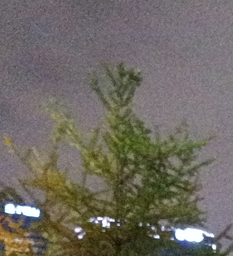
//> input picture denoise/spatialfiltering/input/roi/roi_1.png, 233 x 256 px, shrunk from 563 x 619 before the run
$ ./1 input/roi/roi_1.png   (built with g++ and OpenCV 4)
//> lines starting //> are read from the running program, lines starting //| are printed output that depends on the picture
### denoise/spatialfiltering/nlm_blur.hpp
#include <opencv2/opencv.hpp>
#include <opencv2/core/core.hpp>
#include <opencv2/opencv.hpp>
#include <opencv2/core/core.hpp>
#include <opencv2/highgui/highgui.hpp>
#include <math.h>
#include <string.h>
#include <stdio.h>
#include <errno.h>
#include <dirent.h>
#include <unistd.h>

using namespace cv;
using namespace std;

class MyNlmBlurTest{
    public:
        MyNlmBlurTest();
        ~MyNlmBlurTest();

		Mat Run(Mat src, float h, int halfKernelSize, int halfSearchSize);

    private:
        void CalLookupTable1(void);
        void CalLookupTable2(void);
        float MseBlock(Mat m1, Mat m2);
        Mat Nlm(Mat src, float h, int halfKernelSize, int halfSearchSize);

    private:
        float table1[256];
        uchar table2[256][256];
};

### denoise/spatialfiltering/bilateral_blur.hpp
#include <opencv2/opencv.hpp>
#include <opencv2/core/core.hpp>
#include <opencv2/opencv.hpp>
#include <opencv2/core/core.hpp>
#include <opencv2/highgui/highgui.hpp>
#include <math.h>
#include <string.h>
#include <stdio.h>
#include <errno.h>
#include <dirent.h>
#include <unistd.h>

using namespace cv;
using namespace std;

class MyBilateralBlurTest{
    public:
        MyBilateralBlurTest();
        ~MyBilateralBlurTest();

		Mat Run(Mat src, int r, float gauss_sigma, float value_sigma);

    private:
        Mat CalGaussianTemplate(int ksize, float sigma);
        vector<float> CalValueTemplate(float sigma);
        Mat BilateralBlur(Mat src, Mat gaussian_kore, vector<float> val_weight_arr, int r);
};

### denoise/spatialfiltering/median_blur.hpp
#include <opencv2/opencv.hpp>
#include <opencv2/core/core.hpp>
#include <opencv2/opencv.hpp>
#include <opencv2/core/core.hpp>
#include <opencv2/highgui/highgui.hpp>
#include <math.h>
#include <string.h>
#include <stdio.h>
#include <errno.h>
#include <dirent.h>
#include <unistd.h>

using namespace cv;
using namespace std;

class MyMedianBlurTest{
    public:
        MyMedianBlurTest();
        ~MyMedianBlurTest();

		Mat Run(Mat src, int r);
};

### denoise/spatialfiltering/gaussian_blur.hpp
#include <opencv2/opencv.hpp>
#include <opencv2/core/core.hpp>
#include <opencv2/opencv.hpp>
#include <opencv2/core/core.hpp>
#include <opencv2/highgui/highgui.hpp>
#include <math.h>
#include <string.h>
#include <stdio.h>
#include <errno.h>
#include <dirent.h>
#include <unistd.h>

using namespace cv;
using namespace std;

class MyGaussianBlurTest{
    public:
        MyGaussianBlurTest();
        ~MyGaussianBlurTest();

		Mat Run(Mat src, int r, float sigma);

    private:
        Mat CalGaussianTemplate(int ksize, float sigma);
};

### denoise/spatialfiltering/avg_blur.hpp
#include <opencv2/opencv.hpp>
#include <opencv2/core/core.hpp>
#include <opencv2/opencv.hpp>
#include <opencv2/core/core.hpp>
#include <opencv2/highgui/highgui.hpp>
#include <math.h>
#include <string.h>
#include <stdio.h>
#include <errno.h>
#include <dirent.h>
#include <unistd.h>

using namespace cv;
using namespace std;

class MyAvgBlurTest{
    public:
        MyAvgBlurTest();
        ~MyAvgBlurTest();

		Mat Run(Mat src, int r);
};

### denoise/spatialfiltering/nlm_blur.cpp
#include "nlm_blur.hpp"

MyNlmBlurTest::MyNlmBlurTest() {
}

MyNlmBlurTest::~MyNlmBlurTest() {
}

void MyNlmBlurTest::CalLookupTable1(void) {
    for (int i = 0; i < 256; i++) {
        table1[i] = (float)(i*i);
    }
}

void MyNlmBlurTest::CalLookupTable2(void) {
    for (int i = 0; i < 256; i++) {
        for (int j = i; j < 256; j++) {
            table2[i][j] = abs(i - j);
            table2[j][i] = table2[i][j];
        }
    }
}

float MyNlmBlurTest::MseBlock(Mat m1, Mat m2) {
    float sum = 0.0;
    for (int j = 0; j < m1.rows; j++) {
        uchar *data1 = m1.ptr<uchar>(j);
        uchar *data2 = m2.ptr<uchar>(j);
        for (int i = 0; i < m1.cols; i++) {
            sum += table1[table2[data1[i]][data2[i]]];
        }
    }
    sum = sum / (m1.rows*m2.cols);
    return sum;
}

Mat MyNlmBlurTest::Nlm(Mat src, float h, int halfKernelSize, int halfSearchSize) {
    Mat dst = Mat::zeros(src.size(), CV_8UC1);
    int boardSize = halfKernelSize + halfSearchSize;
    Mat boardSrc;
    copyMakeBorder(src, boardSrc, boardSize, boardSize, boardSize, boardSize, BORDER_REFLECT);   //边界扩展

    float h2 = h*h;

    int rows = src.rows;
    int cols = src.cols;

    CalLookupTable1();
    CalLookupTable2();

    for (int j = boardSize; j < boardSize + rows; j++) {
        uchar *dst_p = dst.ptr<uchar>(j - boardSize);
        for (int i = boardSize; i < boardSize + cols; i++) {
            Mat patchA = boardSrc(Range(j - halfKernelSize, j + halfKernelSize), Range(i - halfKernelSize, i + halfKernelSize));
            double w = 0;
            double p = 0;
            double sumw = 0;

            for (int sr = -halfSearchSize; sr <= halfSearchSize; sr++) {
                uchar *boardSrc_p = boardSrc.ptr<uchar>(j + sr);
                for (int sc = -halfSearchSize; sc <= halfSearchSize; sc++) {
                    Mat patchB = boardSrc(Range(j + sr - halfKernelSize, j + sr + halfKernelSize), Range(i + sc - halfKernelSize, i + sc + halfKernelSize));
                    float d2 = MseBlock(patchA, patchB);

                    w = exp(-d2 / h2);
                    p += boardSrc_p[i + sc] * w;
                    sumw += w;
                }
            }

            dst_p[i - boardSize] = saturate_cast<uchar>(p / sumw);
        }
    }
    return dst;
}

Mat MyNlmBlurTest::Run(Mat src, float h, int halfKernelSize, int halfSearchSize) {
    Mat nlm_blur = Nlm(src, h, halfKernelSize, halfSearchSize);

	return nlm_blur;
}

### denoise/spatialfiltering/bilateral_blur.cpp
#include "bilateral_blur.hpp"

MyBilateralBlurTest::MyBilateralBlurTest() {
}

MyBilateralBlurTest::~MyBilateralBlurTest() {
}

Mat MyBilateralBlurTest::CalGaussianTemplate(int r, float sigma) {
    float pi = 3.1415926;
    int center = r;
    int ksize = r*2+1;
    float x2, y2;

    Mat Kore = Mat::zeros(Size(ksize, ksize), CV_32FC1);
    for (int i = 0; i < ksize; i++) {
        x2 = pow(i - center, 2);
        for (int j = 0; j < ksize; j++) {
            y2 = pow(j - center, 2);
            double g = exp(-(x2 + y2) / (2 * sigma * sigma));
            g /= 2 * pi * sigma;
            Kore.at<float>(i, j) = g;
        }
    }

    return Kore;
}

vector<float> MyBilateralBlurTest::CalValueTemplate(float sigma) {
    vector<float> val_weight_arr;

    for(int i=0; i<256; i++) {
        float cur_weight = exp(-(i*i) / (2 * sigma * sigma));
        val_weight_arr.push_back(cur_weight);
    }

    return val_weight_arr;
}

Mat MyBilateralBlurTest::BilateralBlur(Mat src, Mat gaussian_kore, vector<float> val_weight_arr, int r) {
    Mat out = Mat::zeros(src.size(), src.type());

    for (int i=r; i<src.rows-r; i++) {
        for (int j=r; j<src.cols-r; j++) {
            float cur_weight = 0.0;
            float value = 0.0;
            for (int m=-r; m<=r; m++){
				for (int n=-r; n<=r; n++){
                    float weight = gaussian_kore.at<float>(m+r, n+r)
                            * val_weight_arr[abs(src.at<uchar>(i,j) - src.at<uchar>(i+m,j+n))];
                    value += src.at<uchar>(i+m,j+n) * weight;
                    cur_weight += weight;
                }
            }
            value = value / cur_weight;
            out.at<uchar>(i, j) = value;
        }
    }
    return out;
}

Mat MyBilateralBlurTest::Run(Mat src, int r, float gauss_sigma, float value_sigma) {
    Mat gaussian_kore = CalGaussianTemplate(r, gauss_sigma);
    vector<float> val_weight_arr = CalValueTemplate(value_sigma);

    Mat bilateral_blur = BilateralBlur(src, gaussian_kore, val_weight_arr, r);

	return bilateral_blur;
}

### denoise/spatialfiltering/median_blur.cpp
#include "median_blur.hpp"

MyMedianBlurTest::MyMedianBlurTest() {
}

MyMedianBlurTest::~MyMedianBlurTest() {
}

Mat MyMedianBlurTest::Run(Mat src, int r) {
    Mat out = Mat::zeros(src.size(), src.type());
    int ksize = 2*r+1;

    for (int i=r; i<src.rows-r; i++) {
        for (int j=r; j<src.cols-r; j++) {

            vector<uchar> window;
            for (int ii=i-r; ii<=i+r; ii++) {
                for (int jj=j-r; jj<=j+r; jj++) {
                    window.push_back(src.at<uchar>(ii, jj));
                }
            }

            for (int m = 0; m <= ksize*ksize/2; m++) {
                int min = m;
                for (int n=m+1; n<ksize*ksize; n++) {
                    if (window[n] < window[min]) {
                        min = n;
                    }
                }
                int temp = window[m];
                window[m] = window[min];
                window[min] = temp;
            }
            out.at<uchar>(i, j) = window[window.size()/2];
        }
    }

	return out;
}

### denoise/spatialfiltering/gaussian_blur.cpp
#include "gaussian_blur.hpp"

MyGaussianBlurTest::MyGaussianBlurTest() {
}

MyGaussianBlurTest::~MyGaussianBlurTest() {
}

Mat MyGaussianBlurTest::CalGaussianTemplate(int r, float sigma) {
    float pi = 3.1415926;
    int center = r;
    int ksize = r*2 + 1;
    float x2, y2;

    float k = 0;
    Mat Kore = Mat::zeros(Size(ksize, ksize), CV_32FC1);
    for (int i = 0; i < ksize; i++) {
        x2 = pow(i - center, 2);
        for (int j = 0; j < ksize; j++) {
            y2 = pow(j - center, 2);
            double g = exp(-(x2 + y2) / (2 * sigma * sigma));
            g /= 2 * pi * sigma;
            Kore.at<float>(i, j) = g;
            k += g;
        }
    }

    for (int i = 0; i < ksize; i++) {
        for (int j = 0; j < ksize; j++) {
            Kore.at<float>(i, j) /= k;
        }
    }
    return Kore;
}

Mat MyGaussianBlurTest::Run(Mat src, int r, float sigma) {
    Mat Kore = CalGaussianTemplate(r, sigma);
    Mat gaussian_blur;
    Point point(-1, -1);

    filter2D(src, gaussian_blur, -1, Kore, point, 0, BORDER_CONSTANT);

	return gaussian_blur;
}

### denoise/spatialfiltering/avg_blur.cpp
#include "avg_blur.hpp"

MyAvgBlurTest::MyAvgBlurTest() {
}

MyAvgBlurTest::~MyAvgBlurTest() {
}

Mat MyAvgBlurTest::Run(Mat src, int r) {
    Point point(-1, -1);
    int ksize = r*2+1;
    float blur_weight = 1.0/(ksize*ksize);
    Mat Kore = Mat::zeros(ksize, ksize, CV_32FC1);
    Kore.setTo(blur_weight);

    Mat avg_blur;
    filter2D(src, avg_blur, -1, Kore, point, 0, BORDER_CONSTANT);

	return avg_blur;
}

### denoise/spatialfiltering/1.cpp
#include <opencv2/opencv.hpp>
#include <opencv2/core/core.hpp>
#include <opencv2/highgui/highgui.hpp>
#include <math.h>
#include <stdio.h>
#include <stdlib.h>
#include <cstdio>
#include <cstdlib>
#include <opencv2/imgproc/imgproc.hpp>
#include <opencv2/ximgproc.hpp>
#include <stdio.h>
#include "avg_blur.hpp"
#include "gaussian_blur.hpp"
#include "median_blur.hpp"
#include "bilateral_blur.hpp"
#include "nlm_blur.hpp"

int main(int argc, char* argv[]) {
    Mat src = imread(argv[1], 0);
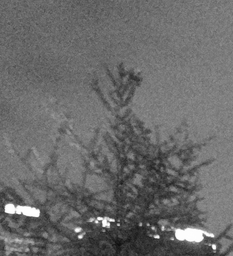
//> src: 256 rows x 233 cols, CV_8UC1; min 14, max 255, mean 106.6
    imshow("src", src);

    int r = 3;
	MyAvgBlurTest *my_avg_blur_test = new MyAvgBlurTest();
    Mat avg_blur = my_avg_blur_test->Run(src, r);
//> in Run, `filter2D(src, avg_blur, -1, Kore, point, 0, BORDER_CONSTANT);`:
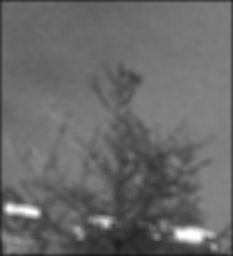
//> avg_blur: 256 rows x 233 cols, CV_8UC1; min 26, max 253, mean 105.2
    imshow("avg_blur", avg_blur);

    r = 3;
    float gauss_sigma = 3.8;
	MyGaussianBlurTest *my_gaussian_blur_test = new MyGaussianBlurTest();
    Mat gaussian_blur = my_gaussian_blur_test->Run(src, r, gauss_sigma);
    imshow("gaussian_blur", gaussian_blur);

    r = 3;
	MyMedianBlurTest *my_median_blur_test = new MyMedianBlurTest();
    Mat median_blur = my_median_blur_test->Run(src, r);
//> after the loop in Run, `for (int i=r; i<src.rows-r; i++)`:
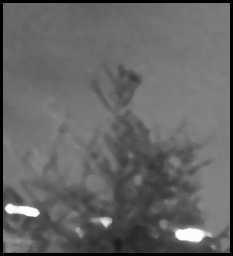
//> out: 256 rows x 233 cols, CV_8UC1; min 0, max 253, mean 101.2
    imshow("median_blur", median_blur);

    r = 15;
    gauss_sigma = 5.8;
    float value_sigma = 10.3;
	MyBilateralBlurTest *my_bilateral_blur_test = new MyBilateralBlurTest();
    Mat bilateral_blur = my_bilateral_blur_test->Run(src, r, gauss_sigma, value_sigma);
//> after the loop in BilateralBlur, `for (int i=r; i<src.rows-r; i++)`:
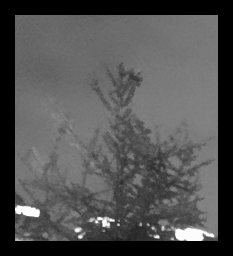
//> out: 256 rows x 233 cols, CV_8UC1; min 0, max 252, mean 82.1
    imshow("bilateral_blur", bilateral_blur);

    float h = 8.1;
    int halfKernelSize = 3;
    int halfSearchSize = 15;
	MyNlmBlurTest *my_nlm_blur_test = new MyNlmBlurTest();
    Mat nlm_blur = my_nlm_blur_test->Run(src, h, halfKernelSize, halfSearchSize);
//> in Nlm, `copyMakeBorder(src, boardSrc, boardSize, boardSize, boardSize, boardSi..`:
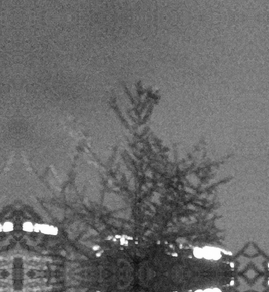
//> boardSrc: 292 rows x 269 cols, CV_8UC1; min 14, max 255, mean 106.5
    imshow("nlm_blur", nlm_blur);

    waitKey(0);

    return 0;
}
